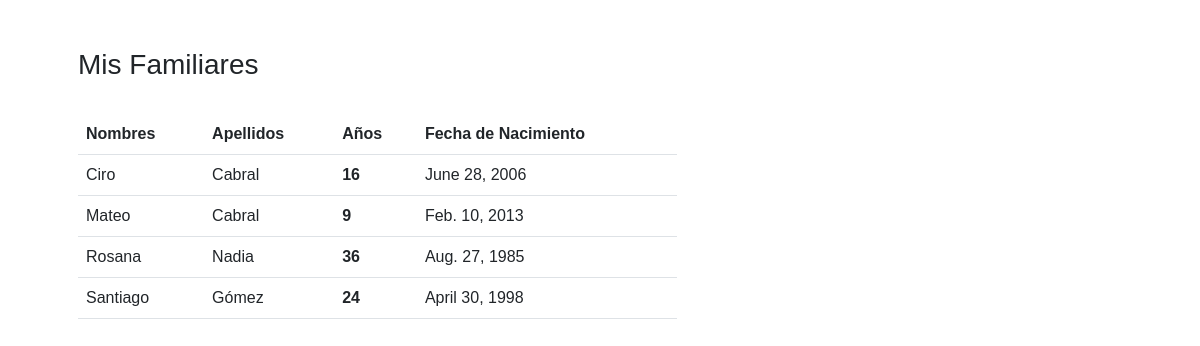
The page / on the database its author committed.
### Family_Data/models.py (models this page shows)
class FamilyData(models.Model):
    edad =  IntegerField()
    nombre = CharField(max_length = 100)
    apellido = CharField(max_length = 100)
    BirthDay = DateField()

### Family_Data/views.py (the view)
# urls.py: path('', FamilyDataViews)
def FamilyDataViews(request):
    dataFamily = FamilyData.objects.all()
    return render( request, 'index.html', { 'data': dataFamily } )

### Family_Data/templates/index.html (shortened to what this page needs)
<!DOCTYPE html>
<html lang="en">
  <head>
    <link
      href="https://cdn.jsdelivr.net/npm/bootstrap@5.2.2/dist/css/bootstrap.min.css"
      rel="stylesheet"
    />
  </head>
  <body>
    <div class="container p-2 p-lg-5">
      <div class="row justify-content-right">
        <div class="col-12 mb-4">
          <h3 class="text-right">
            Mis Familiares
          </h3>
        </div>
        <div class="col-12 col-lg-7">
          <div class="table-responsive">
            <table class="table table text-right">
              <thead>
                <tr>
                  <th scope="col">Nombres</th>
                  <th scope="col">Apellidos</th>
                  <th scope="col">Años</th>
                  <th scope="col">Fecha de Nacimiento</th>
                </tr>
              </thead>
              <tbody>
                {% for item in data %}
                <tr>
                  <td>
                    {{ item.nombre }}
                  </td>
                  <td>
                    {{ item.apellido }}
                  </td>
                  <th>
                    {{ item.edad }}
                  </th>
                  <td>
                    {{ item.BirthDay }}
                  </td>
                </tr>
                {% endfor %}
              </tbody>
            </table>
          </div>
        </div>
      </div>
    </div>
  </body>
</html>

### Family_Data/templates/index.html (style rules this page uses)
* { font-family: 'Impact', sans-serif; }

### rows shown on the page
FamilyData: nombre "Ciro", apellido "Cabral", edad "16", BirthDay "June 28, 2006"
FamilyData: nombre "Mateo", apellido "Cabral", edad "9", BirthDay "Feb. 10, 2013"
FamilyData: nombre "Rosana", apellido "Nadia", edad "36", BirthDay "Aug. 27, 1985"
FamilyData: nombre "Santiago", apellido "Gómez", edad "24", BirthDay "April 30, 1998"
